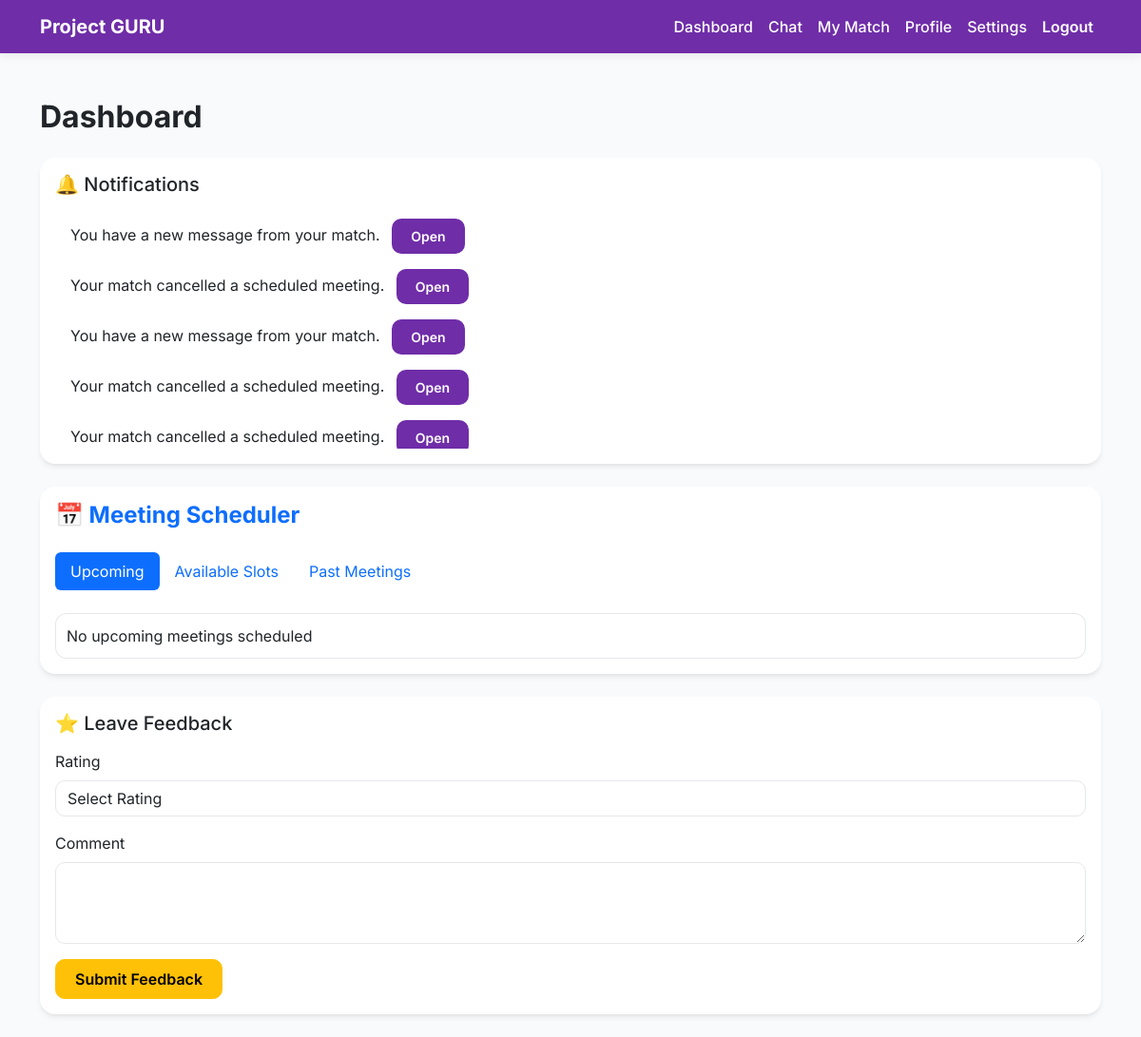
The app's page /dashboard (signed in) with its own data.
### tables this page shows
CREATE TABLE notifications (

id INTEGER PRIMARY KEY AUTOINCREMENT,

user_id INTEGER,

message TEXT,

link TEXT,

is_read INTEGER DEFAULT 0,

created_at TIMESTAMP DEFAULT CURRENT_TIMESTAMP

);

### app.py (the view)
@app.route("/dashboard")
def dashboard():
    if "user_id" not in session:
        return redirect("/login")
    conn = get_db()
    user = conn.execute(
        "SELECT * FROM users WHERE id=?",
        (session["user_id"],)
    ).fetchone()
    matches = conn.execute(
        "SELECT * FROM matches WHERE mentor_id=? OR mentee_id=?",
        (session["user_id"], session["user_id"])
    ).fetchall()
    match = None
    for m in matches:
        if m["status"] == "final":
            match = m
    selected_date = request.args.get("filter_date")
    if selected_date == "":
        selected_date = None
    slots = []
    upcoming_meetings = []
    past_meetings = []
    if match:
        if selected_date:
            slots = conn.execute("""
                SELECT *
                FROM meeting_slots
                WHERE match_id=?
                AND date=?
                AND status!='unavailable'
                ORDER BY date, start_time
            """, (match["id"], selected_date)).fetchall()
        else:
            slots = conn.execute("""
                SELECT *
                FROM meeting_slots
                WHERE match_id=?
                AND status!='unavailable'
                ORDER BY date, start_time
            """, (match["id"],)).fetchall()
        now = datetime.now()
        filtered_slots = []
        for slot in slots:
            slot_dt = datetime.strptime(
                f"{slot['date']} {slot['start_time']}",
                "%Y-%m-%d %H:%M"
            )
            if slot["status"] == "available":
                if slot_dt > now:
                    filtered_slots.append(slot)
            elif slot["status"] == "booked":
                if slot_dt > now:
                    upcoming_meetings.append(slot)
                else:
                    past_meetings.append(slot)
            elif slot["status"] in ["completed", "missed"]:
                past_meetings.append(slot)
        slots = filtered_slots
    notifications = conn.execute("""
        SELECT *
        FROM notifications
        WHERE user_id=?
        ORDER BY created_at DESC
        LIMIT 10
    """, (session["user_id"],)).fetchall()
    conn.close()
    return render_template(
        "dashboard.html",
        user=user,
        matches=matches,
        match=match,
        slots=slots,
        upcoming_meetings=upcoming_meetings,
        past_meetings=past_meetings,
        notifications=notifications,
        current_date=date.today(),
        user_id=session["user_id"]
    )

### app.py (called while the page is built)
def get_db():
    conn = sqlite3.connect("database.db", timeout=30)
    conn.row_factory = sqlite3.Row
    return conn

### templates/dashboard.html (shortened to what this page needs)
<!DOCTYPE html>
<html>
<head>
<link href="https://cdn.jsdelivr.net/npm/bootstrap@5.3.2/dist/css/bootstrap.min.css" rel="stylesheet">
<link rel="stylesheet" href="https://cdn.jsdelivr.net/npm/bootstrap-icons@1.11.3/font/bootstrap-icons.css">
</head>
<body>
{% include "navbar.html" %}
<div class="container mt-5">
<h2 class="mb-4 fw-bold">Dashboard</h2>
<div class="card mb-4">
<div class="card-body">
<h5 class="mb-3">🔔 Notifications</h5>
{% if notifications %}
<ul class="list-group notifications-scroll">
{% for n in notifications %}
<li class="list-group-item d-flex justify-content-between align-items-center border-0">
<div>
{{ n.message }}
{% if n.link %}
<a href="{{ n.link }}" class="btn btn-sm btn-primary ms-2">Open</a>
{% endif %}
</div>
</li>
{% endfor %}
</ul>
{% else %}
<div class="empty-state">
No notifications yet
</div>
{% endif %}
</div>
</div>
<div class="card mb-4">
<div class="card-body">
<h4 class="mb-4 fw-bold text-primary">📅 Meeting Scheduler</h4>
<ul class="nav nav-pills mb-4">
<li class="nav-item">
<a class="nav-link {% if request.args.get('tab','upcoming') == 'upcoming' %}active{% endif %}"
href="/dashboard?tab=upcoming">Upcoming</a>
</li>
<li class="nav-item">
<a class="nav-link {% if request.args.get('tab') == 'available' %}active{% endif %}"
href="/dashboard?tab=available">Available Slots</a>
</li>
<li class="nav-item">
<a class="nav-link {% if request.args.get('tab') == 'past' %}active{% endif %}"
href="/dashboard?tab=past">Past Meetings</a>
</li>
</ul>
{% if request.args.get("tab","upcoming") == "upcoming" %}
<div class="slot-box">
{% for slot in upcoming_meetings %}
<div class="card mb-3 border-0 shadow-sm">
<div class="card-body d-flex justify-content-between align-items-center">
<div>
<h6 class="mb-1 fw-semibold">📅 {{ slot.date }}</h6>
<small class="text-muted">⏰ {{ slot.start_time }} — {{ slot.end_time }}</small>
</div>
<div class="text-end">
{% if slot.status == "booked" %}
<span class="badge rounded-pill bg-success px-3 py-2 shadow-sm">
    <i class="bi bi-check-circle-fill me-1"></i> Booked
</span>
{% elif slot.status == "available" %}
<span class="badge rounded-pill bg-info text-dark px-3 py-2">
    Available
</span>
{% endif %}
<br>
{% if user_id == match.mentee_id %}
<a href="/cancel_booking/{{slot.id}}?tab=upcoming"
class="btn btn-link text-danger btn-sm mt-2">
Cancel
</a>
{% endif %}
{% if user_id == match.mentor_id %}
<a href="/mentor_cancel_meeting/{{slot.id}}?tab=upcoming"
class="btn btn-link text-danger btn-sm mt-2">
Cancel
</a>
{% endif %}
</div>
</div>
</div>
{% else %}
<div class="empty-state">No upcoming meetings scheduled</div>
{% endfor %}
</div>
{% endif %}
</div>
</div>
{% if match and match.status == "final" %}
<div class="card mb-4">
<div class="card-body">
<h5 class="mb-3">⭐ Leave Feedback</h5>
<form method="POST" action="/give_feedback/{{ match.id }}">
<div class="mb-3">
<label class="form-label">Rating</label>
<select name="rating" class="form-control" required>
<option value="">Select Rating</option>
</select>
</div>
<div class="mb-3">
<label class="form-label">Comment</label>
<textarea name="comment" class="form-control" rows="3" required></textarea>
</div>
<button class="btn btn-warning">Submit Feedback</button>
</form>
</div>
</div>
{% endif %}
</div>
</body>
</html>

### templates/dashboard.html (style rules this page uses)
body { background:#F8FAFC; font-family: 'Inter', sans-serif; }
.btn-primary { background:#2563EB; border:none; border-radius:10px; }
.card { border:none; border-radius:14px; box-shadow:0 4px 18px rgba(0,0,0,0.06); }
.notifications-scroll { max-height:250px; overflow-y:auto; }
.slot-box { max-height:300px; overflow-y:auto; border-radius:12px; background:white; padding:12px; box-shadow: inset 0 0 0 1px #E5E7EB; }

### templates/navbar.html (style rules this page uses)
:root { --primary-purple:#6f2da8; --accent-purple:#8b5cf6; --bg-body:#f8fafc; }
body { background:var(--bg-body) !important; font-family:'Inter', system-ui, -apple-system, sans-serif !important; }
.card { border:none !important; border-radius:16px !important; box-shadow:0 4px 6px -1px rgba(0,0,0,0.08), 0 2px 4px -2px rgba(0,0,0,0.05) !important; transition:all 0.2s ease; }
.btn { border-radius:10px !important; font-weight:600 !important; padding:8px 20px !important; transition:all 0.2s ease !important; }
.btn-primary { background:var(--primary-purple) !important; border:none !important; }
.form-control { border-radius:10px !important; border:1px solid #e5e7eb !important; }

### records on screen
notifications: message "You have a new message from your match."
notifications: message "Your match cancelled a scheduled meeting."
notifications: message "You have a new message from your match."
notifications: message "Your match cancelled a scheduled meeting."
notifications: message "Your match cancelled a scheduled meeting."
